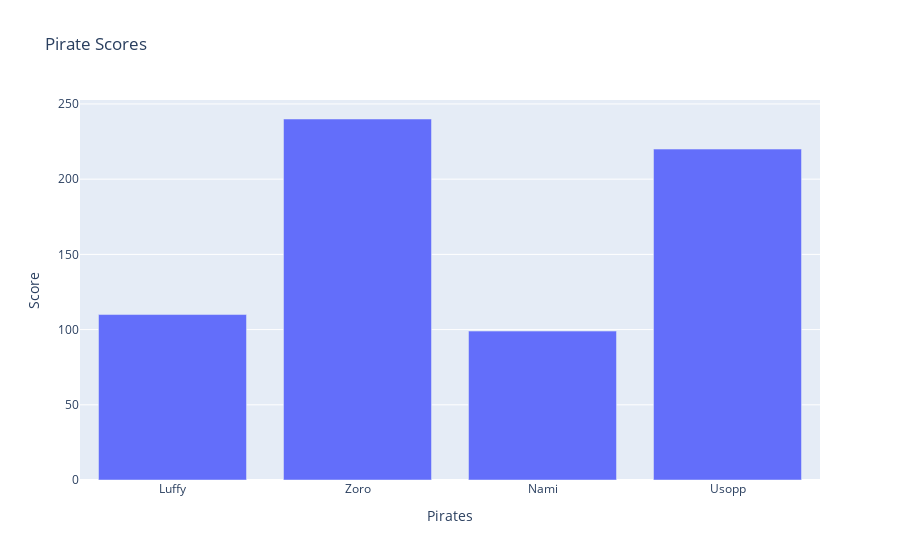

The cell this chart's notebook holds for it:
### Code cell
# create plotly plot

# make figure
graph = go.Figure() 

# define plot type and data
graph.add_trace(go.Bar(x=x1, y=y1))

# update layout to include title and axis titles
graph.update_layout( 
    title = "Pirate Scores",
    xaxis_title = "Pirates",
    yaxis_title = "Score"
)

# show plot
graph.show() 

# export plotly graph as HTML files for embedding online
#graph.write_html("../../folders/pirategraph.html")

### Figure 1 — Plotly figure (JSON) as saved in the notebook; plotly's stock layout.template omitted (floating-point values rounded to 4 significant figures)
{"data": [{"type": "bar", "x": ["Luffy", "Zoro", "Nami", "Usopp", "Sanji"], "y": [110, 240, 99, 220]}], "layout": {"title": {"text": "Pirate Scores"}, "xaxis": {"title": {"text": "Pirates"}}, "yaxis": {"title": {"text": "Score"}}}}
